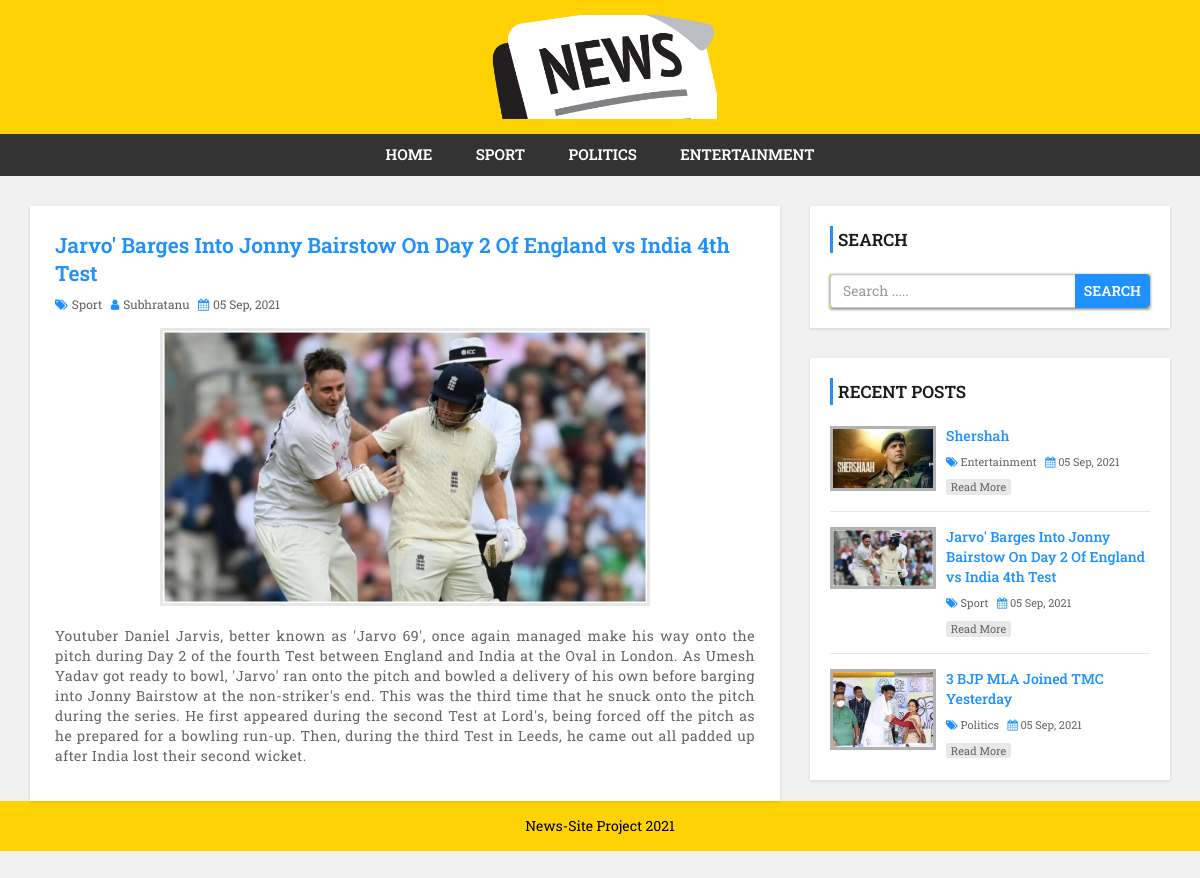
/single.php?id=52, run on the app's committed database.
### tables this page shows
CREATE TABLE `category` (
  `category_id` int(11) NOT NULL,
  `category_name` varchar(100) NOT NULL,
  `post` int(11) NOT NULL DEFAULT 0
);

CREATE TABLE `post` (
  `post_id` int(11) NOT NULL,
  `title` varchar(100) NOT NULL,
  `description` text NOT NULL,
  `category` varchar(100) NOT NULL,
  `post_date` varchar(50) NOT NULL,
  `author` int(11) NOT NULL,
  `post_img` varchar(100) NOT NULL
);

CREATE TABLE `user` (
  `user_id` int(10) UNSIGNED NOT NULL,
  `first_name` varchar(30) NOT NULL,
  `last_name` varchar(30) NOT NULL,
  `username` varchar(30) DEFAULT NULL,
  `password` varchar(40) DEFAULT NULL,
  `role` int(11) NOT NULL
);

### config.php (called while the page is built, shortened)
<?php
$hostname="http://localhost/news-site";
?>

### single.php (the view)
<?php include 'header.php'; ?>
    <div id="main-content">
        <div class="container">
            <div class="row">
                <div class="col-md-8">
                    <div class="post-container">
                        <?php
                        include "config.php";
                        $post_id=$_GET['id'];
                        $sql="SELECT * FROM post
                        INNER JOIN category ON post.category=category.category_id
                        INNER JOIN user ON post.author=user.user_id WHERE post.post_id={$post_id}";
                        $result=mysqli_query($conn,$sql) or die("Query failed");
                        if(mysqli_num_rows($result)>0){
                            while($row=mysqli_fetch_assoc($result)){
                        ?>
                        <div class="post-content single-post">
                            <h3><?php echo $row['title'] ?></h3>
                            <div class="post-information">
                                <span>
                                    <i class="fa fa-tags" aria-hidden="true"></i>
                                    <a href='category.php?cid=<?php echo $row['category'] ?>'><?php echo $row['category_name'] ?></a>
                                </span>
                                <span>
                                    <i class="fa fa-user" aria-hidden="true"></i>
                                    <a href='author.php?aid=<?php echo $row['author']; ?>'><?php echo $row['username'] ?></a>
                                </span>
                                <span>
                                    <i class="fa fa-calendar" aria-hidden="true"></i>
                                    <?php echo $row['post_date'] ?>
                                </span>
                            </div>
                            <img class="single-feature-image" src="admin/upload/<?php echo $row['post_img'] ?>" alt=""/>
                            <p class="description">
                                <?php echo $row['description'] ?>
                            </p>
                        </div>
                        <?php
                            }
                        }else{
                            echo "<h2>NO RECORD FOUND!</h2>";
                        }
                        ?>
                    </div>
                </div>
                <?php include 'sidebar.php'; ?>
            </div>
        </div>
    </div>
<?php include 'footer.php'; ?>

### header.php (shortened to what this page needs)
<?php
include "config.php";
?>
<!DOCTYPE html>
<html lang="en">
<head>
    <link rel="stylesheet" href="css/bootstrap.min.css" />
    <link rel="stylesheet" href="css/font-awesome.css">
    <link rel="stylesheet" href="css/style.css">
</head>
<body>
<div id="header" style="background-color: rgba(255,210,4);">
    <div class="container">
        <div class="row">
            <div class=" col-md-offset-4 col-md-4">
                <a href="index.php" id="logo"><img src="images/pic-1.png"></a>
            </div>
        </div>
    </div>
</div>
<div id="menu-bar">
    <div class="container">
        <div class="row">
            <div class="col-md-12">
                <?php
                include "config.php";
                $sql="SELECT * FROM category WHERE post > 0";
                $result=mysqli_query($conn,$sql) or die("Query failed: CATEGORY");
                if(mysqli_num_rows($result)>0){
                    $active="";
                ?>
                <ul class='menu'>
                    <li><a class='<?php echo $active; ?>' href=<?php echo $hostname; ?>>Home</a></li>
                    <?php
                    while($row=mysqli_fetch_assoc($result)){
                        ?>
                    <li><a class='<?php echo $active; ?>' href='category.php?cid=<?php echo $row['category_id'] ?>'><?php echo $row['category_name'] ?></a></li>
                    <?php } ?>
                </ul>
                <?php } ?>
            </div>
        </div>
    </div>
</div>

### sidebar.php
<div id="sidebar" class="col-md-4">
    <div class="search-box-container">
        <h4>Search</h4>
        <form class="search-post" action="search.php" method ="GET">
            <div class="input-group">
                <input type="text" name="search" class="form-control" placeholder="Search .....">
                <span class="input-group-btn">
                    <button type="submit" class="btn btn-danger">Search</button>
                </span>
            </div>
        </form>
    </div>
    <div class="recent-post-container">
        <h4>Recent Posts</h4>
        <?php
        include "config.php";
        $limit=3;
        $sql="SELECT * FROM post
            INNER JOIN category ON post.category=category.category_id
            ORDER BY post.post_id DESC LIMIT {$limit}";
        $result=mysqli_query($conn,$sql) or die("Query failed");
        if(mysqli_num_rows($result)>0){
            while($row=mysqli_fetch_assoc($result)){
        ?>
        <div class="recent-post">
            <a class="post-img" href="single.php?id=<?php echo $row['post_id'] ?>">
                <img src="admin/upload/<?php echo $row['post_img'] ?>" alt=""/>
            </a>
            <div class="post-content">
                <h5><a href="single.php?id=<?php echo $row['post_id'] ?>"><?php echo $row['title'] ?></a></h5>
                <span>
                    <i class="fa fa-tags" aria-hidden="true"></i>
                    <a href='category.php?cid=<?php echo $row['category']; ?>'><?php echo $row['category_name'] ?></a>
                </span>
                <span>
                    <i class="fa fa-calendar" aria-hidden="true"></i>
                     <?php echo $row['post_date']; ?>
                </span>
                <a class="read-more" href="single.php?id=<?php echo $row['post_id'] ?>">read more</a>
            </div>
        </div>
        <?php
            }
        }
        ?>
</div>

### css/style.css (style rules this page uses)
body { background: #f1f1f1; font-family: sans-serif,arial,Helvetica; }
a, a:hover, a:focus { text-decoration: none; outline: none; }
ul { margin:0; padding:0; list-style:none; }
form { background: rgb(255, 210, 4); padding: 25px; box-shadow:0 1px 3px rgba(17, 16, 16, 0.63); }
#header { background: #1e90ff; text-align: center; padding: 15px; }
#logo { display: inline-block; width: 65%; }
#logo img { width: 100%; }
#menu-bar { background: #333; text-align: center; }
#menu-bar .menu > li { display: inline-block; }
.menu > li > a { padding: 10px 20px; display: block; text-transform: uppercase; color: #fff; font-size: 15px; font-weight:600; transition:all 0.5s ease 0s; }
#main-content { padding: 30px 0; min-height: 750px; }
#main-content .post-container { background-color: #fff; padding: 25px; box-shadow: 0 1px 3px rgba(0, 0, 0, 0.13); }
#main-content .post-content { border-bottom: 1px solid #d1d1d1; padding: 0 0 30px; margin-bottom:30px; }
#main-content .post-content img { width: 100%; }
#main-content .post-content h3 { font-size: 21px; line-height: 28px; font-weight: 600; margin: 0 0 7px; }
#main-content .post-content .post-information span { color: #606060; font-size: 12px; text-transform: capitalize; margin: 0 5px 5px 0; display: inline-block; }
#main-content .post-content .post-information i { color: #1e90ff; margin-right: 1px; }
#main-content .post-content .post-information a { color: #606060; text-decoration: none; }
#main-content .post-content p, #main-content .single-post p { color: #666; font-size: 14px; letter-spacing: 0.5px; margin:0 0 10px; }
#main-content .post-content a.read-more { color: #fff; background-color: #1E90FF; font-size: 12px; text-transform: capitalize; padding: 3px 8px; border-radius: 2px; transition: all 0.3s; }
#main-content .single-post { border: none; margin-bottom: 0; padding-bottom: 0; }
#main-content .single-post h3 { color: #1e90ff; }
#main-content .single-post .post-information { margin: 0 0 10px; }
#main-content .single-post p { text-align: justify; }
#main-content .single-post img.single-feature-image { width: 70%; margin: 0 auto 20px; display: block; border: 3px solid #e7e7e7; }
i.fa { color:#222; }
#sidebar h4 { color: #1A1A1A; font-size: 17px; line-height: 27px; font-weight:600; text-transform: uppercase; padding: 0 0 0 5px; margin: 0 0 21px; border-left: 3px solid #1e90ff; }
#sidebar .search-box-container { background-color: #fff; padding: 20px; margin: 0 0 30px; box-shadow: 0 1px 3px rgba(0, 0, 0, 0.13); }
#sidebar .search-post { padding: 0; }
#sidebar .search-post input { color: #606060; }
#sidebar .search-post .btn { font-weight: 600; text-transform: uppercase; padding: 6px 8px; background-color: #1E90FF; border-color: #1E90FF; outline: none; }
#sidebar .recent-post-container { padding: 20px; background: #fff; box-shadow: 0 1px 3px rgba(0, 0, 0, 0.13); }
#sidebar .recent-post { border-bottom: 1px solid #e7e7e7; padding: 0 0 15px; margin: 0 0 15px; }
#sidebar .recent-post:last-child { margin: 0; padding: 0; border: none; }
#sidebar .recent-post .post-img { display: inline-block; width: 33%; border: 3px solid rgba(0,0,0,0.3); vertical-align: top; transition: border .3s; }
#sidebar .recent-post .post-img img { width: 100%; }
#sidebar .recent-post .post-content { width: 65%; display: inline-block; border: none; padding: 0 0 0 7px; margin: 0; }
#sidebar .recent-post h5 { font-size: 14px; line-height: 20px; margin: 0 0 5px; }
#sidebar .recent-post h5 a { color: #1E90FF; }
#sidebar .recent-post span { color: #666; font-size: 11px; display: inline-block; margin: 0 5px 10px 0; }
#sidebar .recent-post span a { color: #666; }
#sidebar .recent-post span i { color: #1E90FF; }
#sidebar .recent-post a.read-more { color: #666; background-color: rgba(0,0,0,0.09); width: 65px; font-size: 11px; text-align: center; padding: 0; display: block; transition: all 0.3s; }

### header.php (style rules this page uses)
* { font-family: 'Roboto Slab', serif; }

### data on the page
category: category_name "SPORT"
category: category_name "POLITICS"
category: category_name "ENTERTAINMENT"
post: title "Jarvo' Barges Into Jonny Bairstow On Day 2 Of England vs India 4th Test", category.category_name "Sport", user.username "Subhratanu", post_date "05 Sep, 2021", post_img (picture), description "Youtuber Daniel Jarvis, better known as 'Jarvo 69', once again managed make his way onto the pitch during Day 2 of the fourth Test between England and India at the Oval in London. As Umesh Yadav got ready to bowl, 'Jarvo' ran onto the pitch and bowled a delivery of his own before barging into Jonny Bairstow at the non-striker's end. This was the third time that he snuck onto the pitch during the series. He first appeared during the second Test at Lord's, being forced off the pitch as he prepared for a bowling run-up. Then, during the third Test in Leeds, he came out all padded up after India lost their second wicket."
post: post_img (picture), title "Shershah", category.category_name "Entertainment", post_date "05 Sep, 2021"
post: post_img (picture), title "3 BJP MLA Joined TMC Yesterday", category.category_name "Politics", post_date "05 Sep, 2021"
